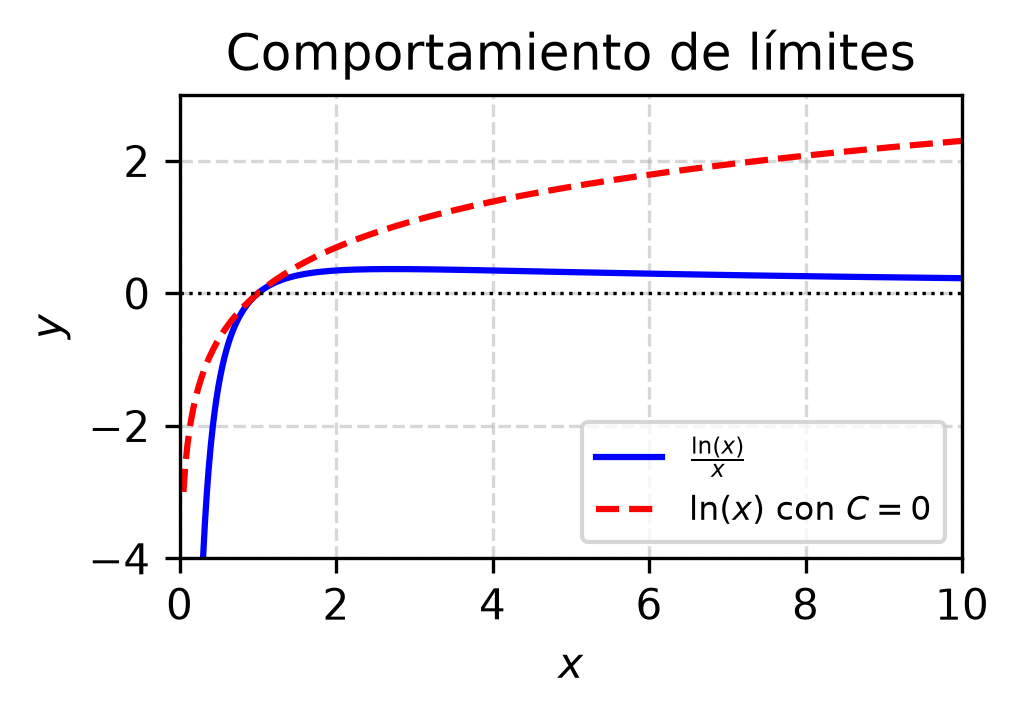

The Python source for this figure:
import matplotlib
matplotlib.use('Agg')
import numpy as np
import matplotlib.pyplot as plt

x_vals = np.linspace(0.05, 10, 400)
y_vals_div = np.log(x_vals) / x_vals
y_vals_log = np.log(x_vals)

plt.figure(figsize=(3.5, 2.5))
plt.plot(x_vals, y_vals_div, label=r'$\frac{\ln(x)}{x}$', color='blue')
plt.plot(x_vals, y_vals_log, label=r'$\ln(x)$ con $C=0$', color='red', linestyle='--')

plt.axhline(0, color='black', linewidth=0.8, linestyle=':')
plt.xlim(0, 10)
plt.ylim(-4, 3)
plt.xlabel('$x$')
plt.ylabel('$y$')
plt.title('Comportamiento de límites')
plt.legend(fontsize=8, loc='best')
plt.grid(True, linestyle='--', alpha=0.5)
plt.tight_layout()

plt.savefig(r'semana_08/graficas/SEM08_P01_grafica.png', dpi=300, bbox_inches='tight')
plt.close()
